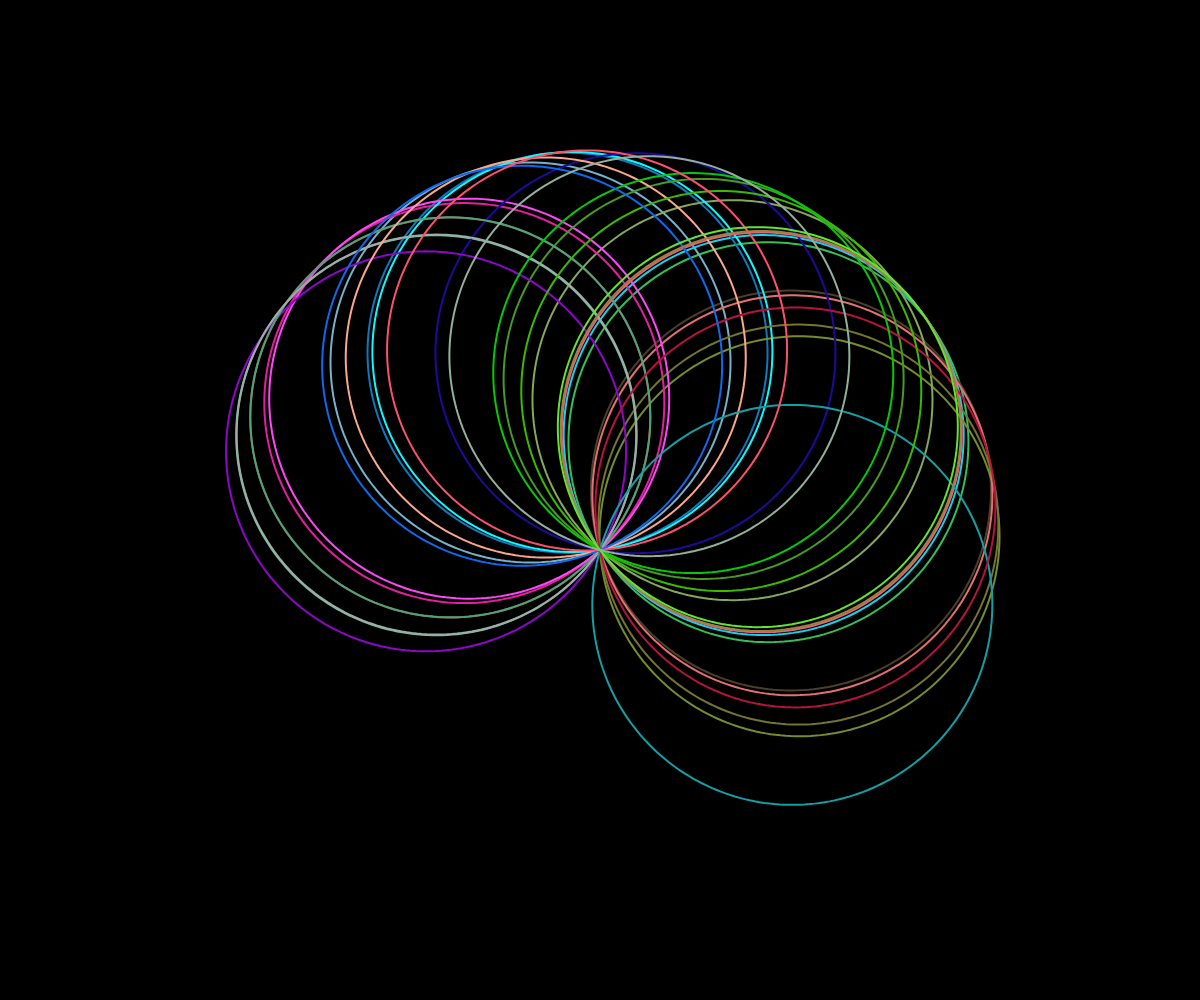
Frame 1 (no input)
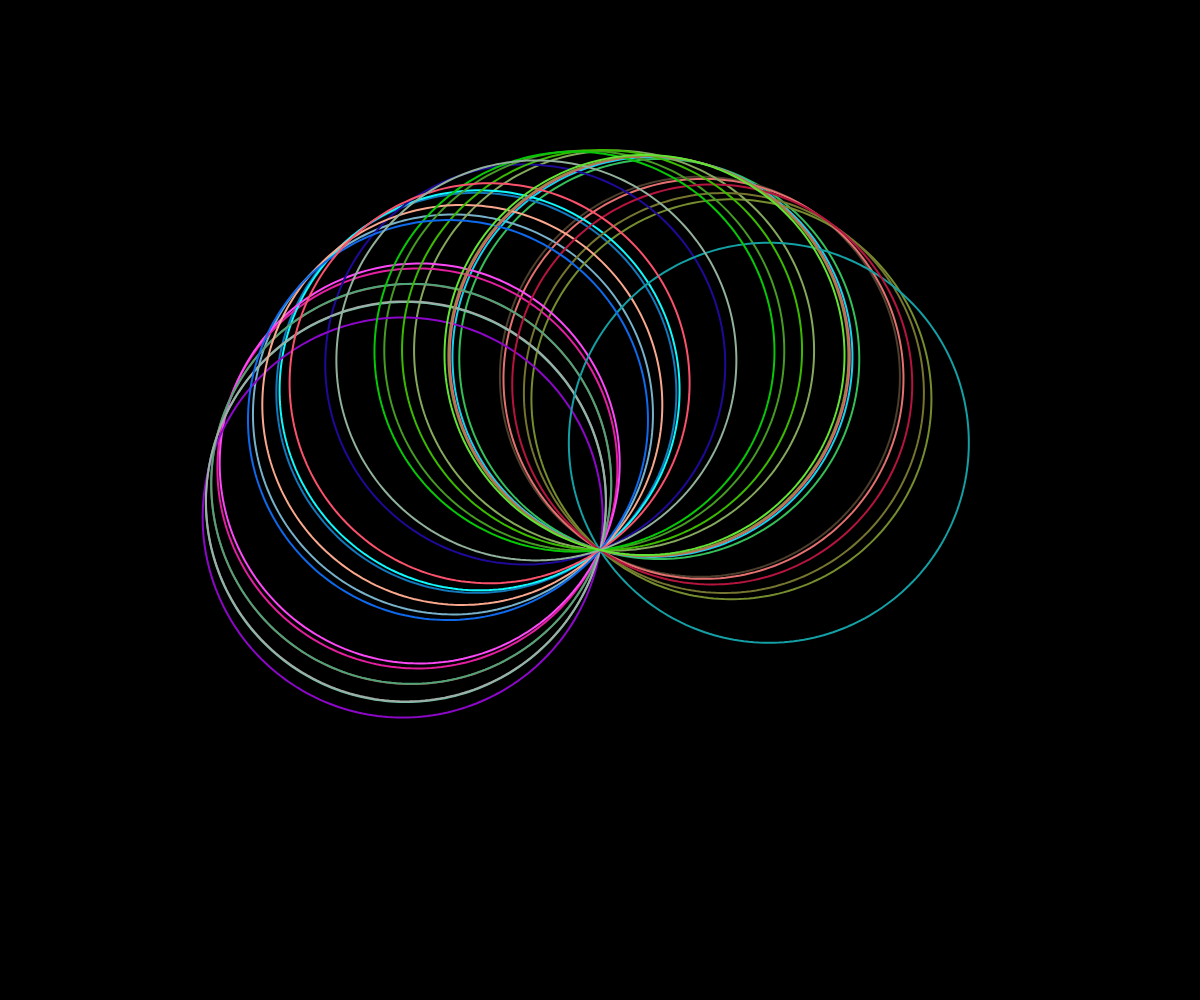
Frame 60 (no input)
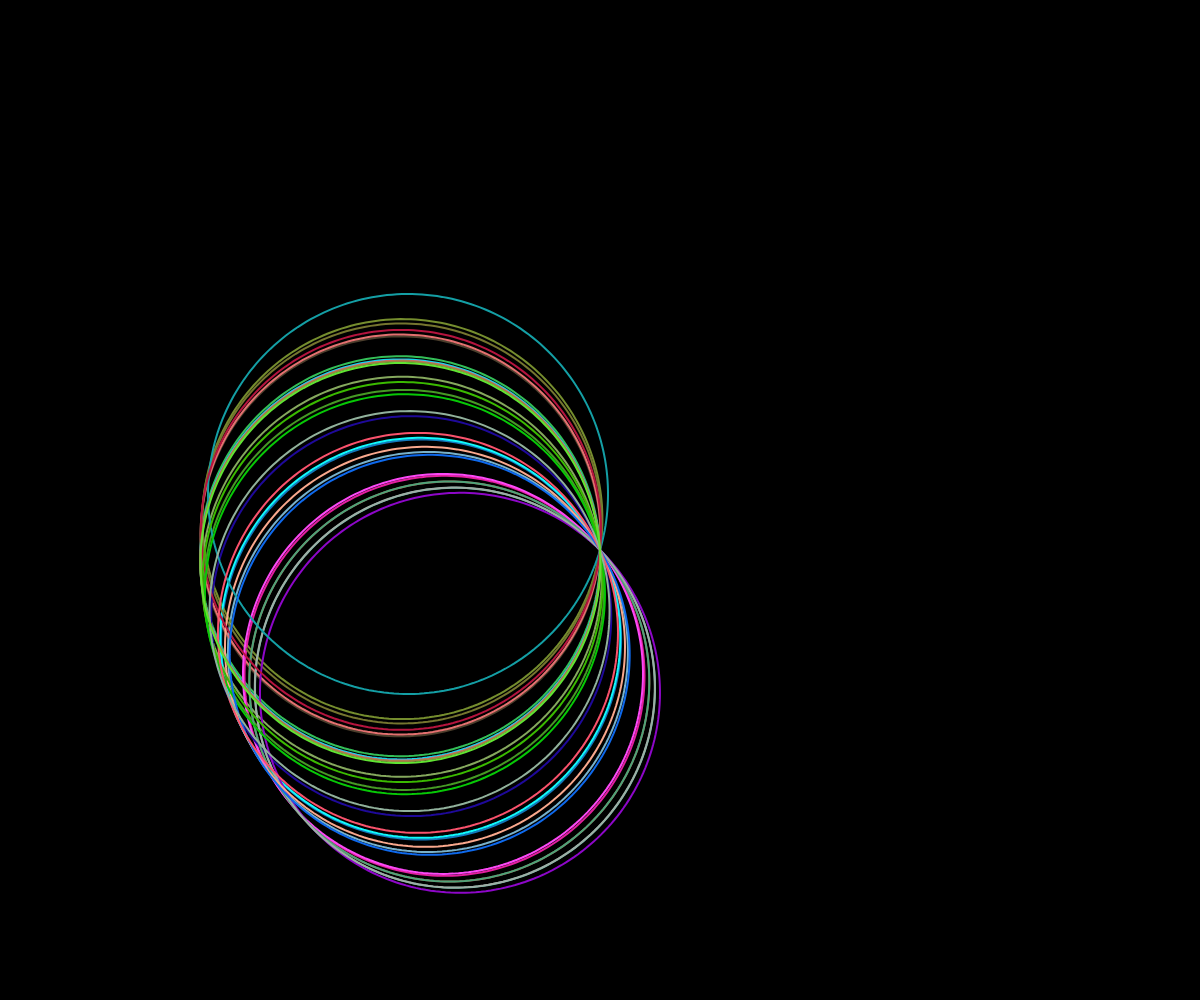
Frame 120 (the mouse pressed at the canvas centre since frame 60)

The p5.js sketch that drew these frames (run headless with seeded random() and noise() and a simulated clock; from frame 60 on, the mouse is pressed at the canvas centre):

// p5.js sketch
// ── sketch.js
let NO_OF_FLOWERS = 30;
let flowers = [];

function setup() {
  createCanvas(windowWidth, windowHeight);
  let minSide = min(width, height);
  let r = minSide * 0.4;
  
  for (let i = 0; i < NO_OF_FLOWERS; i++) {
    let x = width / 2;
    let y = height / 2 + (height / 20);
    
    let v = 500;
    
    let pace = random(2, 5);
    
    let flower = new Slink(x, y, v, r, pace);
    flowers.push(flower);
  }
}

function draw() {
  background(0);
  
  for (let flower of flowers) {
    flower.draw();
  }
}

function randColour(min, max) {
  var r;
  var g;
  var b;

  var rgb = [r, g, b];
  for (let i = 0; i < rgb.length; i++) {
    rgb[i] = floor(random(min, max));
  }

  return rgb;
}
// ── flower.js
class Flower {
  constructor(x, y, v, r, pace) {
    this.pos = createVector(x, y);
    this.v = v;
    this.r = r;

    this.start = 0;
    this.inc = 0.01;
    
    this.pace = pace;
    
    this.rgb = randColour(0, 255);
  }

  draw() {
    stroke(this.rgb);
    strokeWeight(2);
    
    push();
    translate(this.pos.x, this.pos.y);
    
    let step = (2 * PI) / this.v;

    // fill(37, 42, 48);
    noFill();

    rotate(this.pace * cos(this.start));
    beginShape();
    for (let i = 0; i < this.v + 1; i++) {
      let angle = i * step;
      let r = sin(angle);

      let pos = createVector(r * cos(angle), r * sin(angle));
           
      pos.mult(this.r);

      vertex(pos.x, pos.y);
    }
    endShape();

    this.start += this.inc;
    pop();
  }
}

// ── slink.js
class Slink extends Flower {
  constructor(x, y, v, r, pace) {
    super(x, y, v, r, pace);
  }
}
